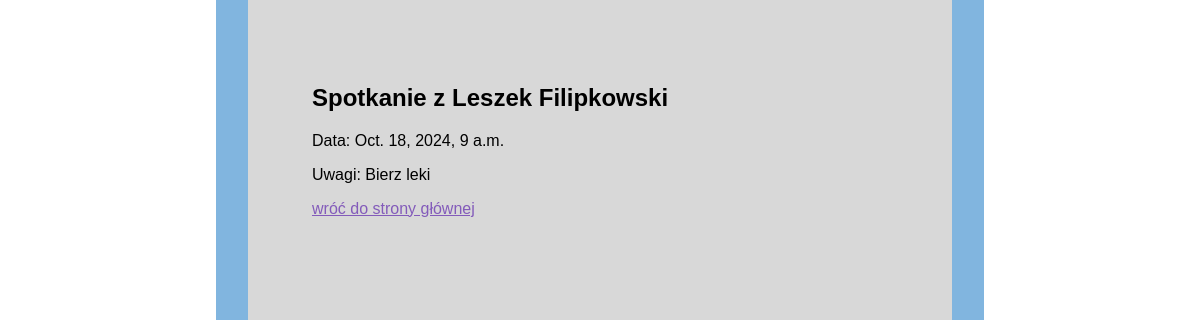
/appointment/3, run on the app's committed database.
### appointments/models.py (models this page shows, shortened)
class Appointment(models.Model):
    date = models.DateTimeField(default=now())
    recommendations = models.CharField(max_length=256)
    patient = models.ForeignKey(Patient, on_delete=models.CASCADE)

class Patient(models.Model):
    last_name = models.CharField(max_length=32)
    first_name = models.CharField(max_length=32)
    city = models.CharField(max_length=96)
    address = models.CharField(max_length=144)
    age = models.IntegerField()

### appointments/views.py (the view)
# urls.py: path('appointment/<int:appointment_id>', views.appointment, name='appointment'),
def appointment(request, appointment_id):
    appointment = get_object_or_404(Appointment, id=appointment_id)
    return render(request, 'appointment.html', {
        'appointment': appointment
    })

### templates/appointment.html (shortened to what this page needs)
{% extends 'base.html' %}
{% block content %}
    <h2>Spotkanie z {{ appointment.patient.first_name }} {{ appointment.patient.last_name }}</h2>
    <p>Data: {{ appointment.date }}</p>
    <p>Uwagi: {{ appointment.recommendations }}</p>
    <p><a href="{% url 'index' %}">wróć do strony głównej</a></p>
{% endblock %}

### static/style.css (style rules this page uses)
:root { --bgcol: #d8d8d8; --blue-l: #81b5df; --link: #835bba; --link-hover: #da1eba; }
*, *::before, *::after { box-sizing: border-box; font-family: "Liberation Sans", sans-serif; }
body { margin: 0; background-image: url("img/nobody-office-with-medical-equipment-instruments.jpg"); background-size: cover; background-attachment: fixed; background-position-y: -300px; }
a { color: var(--link); }

### data on the page
Appointment: patient.first_name "Leszek", patient.last_name "Filipkowski", date "Oct. 18, 2024, 9 a.m.", recommendations "Bierz leki"
